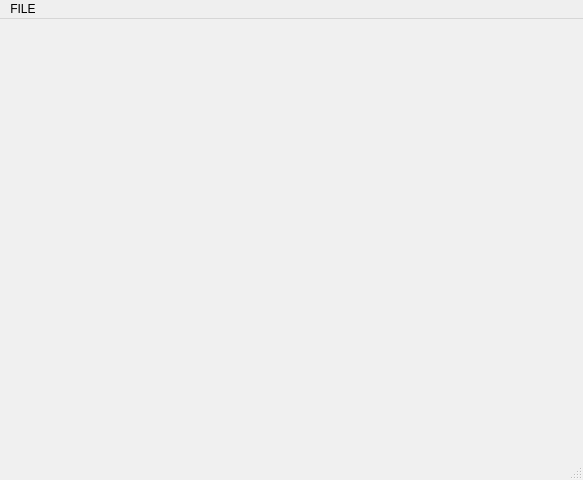
<?xml version="1.0" encoding="UTF-8"?>
<ui version="4.0">
 <class>MainWindow</class>
 <widget class="QMainWindow" name="MainWindow">
  <property name="geometry">
   <rect>
    <x>0</x>
    <y>0</y>
    <width>583</width>
    <height>480</height>
   </rect>
  </property>
  <property name="windowTitle">
   <string>MainWindow</string>
  </property>
  <property name="styleSheet">
   <string notr="true">QMainWindow{
	background-color: rgb(240, 240, 240);
}</string>
  </property>
  <widget class="QWidget" name="centralwidget">
   <layout class="QVBoxLayout" name="verticalLayout">
    <property name="leftMargin">
     <number>0</number>
    </property>
    <property name="topMargin">
     <number>0</number>
    </property>
    <property name="rightMargin">
     <number>0</number>
    </property>
    <property name="bottomMargin">
     <number>0</number>
    </property>
   </layout>
  </widget>
  <widget class="QMenuBar" name="menubar">
   <property name="geometry">
    <rect>
     <x>0</x>
     <y>0</y>
     <width>583</width>
     <height>18</height>
    </rect>
   </property>
   <widget class="QMenu" name="menuFILE">
    <property name="title">
     <string>FILE</string>
    </property>
    <addaction name="actionRefresh"/>
    <addaction name="actionDownload"/>
   </widget>
   <addaction name="menuFILE"/>
  </widget>
  <widget class="QStatusBar" name="statusBar"/>
  <action name="actionRefresh">
   <property name="text">
    <string>Refresh</string>
   </property>
   <property name="shortcut">
    <string>F5</string>
   </property>
  </action>
  <action name="actionDownload">
   <property name="text">
    <string>Download</string>
   </property>
   <property name="shortcut">
    <string>F10</string>
   </property>
  </action>
 </widget>
 <resources/>
 <connections/>
</ui>
